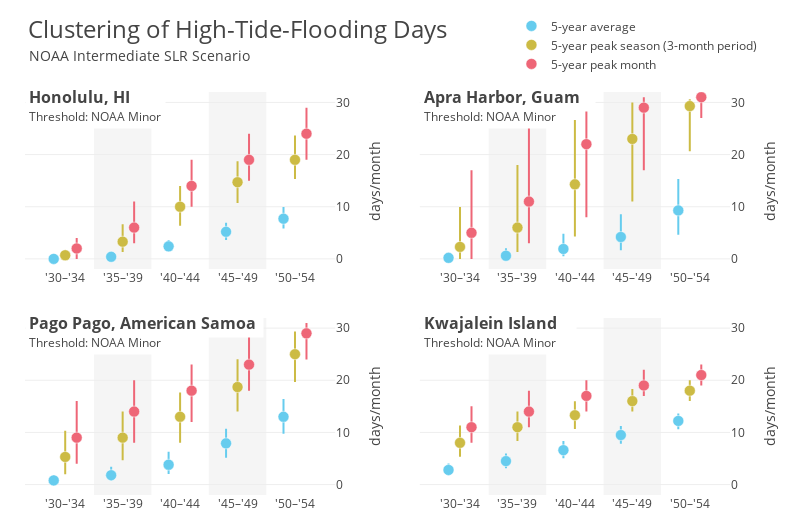

Notebook cell for this chart:
### Markdown cell above
### Figures 4–6: Clustering of HTF days

The purpose of these figures is to:

1. Demonstrate the impact of clustering on the temporal density of HTF days. 

2. Discuss how clustering affects planning for the impacts of sea level rise.

Figure 4 shows the average number of HTF days per month in five-year periods for the same four US stations utilized above, again assuming the NOAA Intermediate SLR scenario. Using the ensemble of projections, we can also estimate the counts of HTF days during the most extreme season (i.e., consecutive three-month period) and most extreme individual month over each five-year span. The 50th percentile and 10th-90th percentile range are shown for each quantity. 

Focusing on the 2040–2044 pentad in Honolulu, the five-year period is projected to experience almost 150 Minor HTF days, corresponding to about 2.5 Minor HTF days per month on average. This frequency of flooding is not negligible, but it is also not likely to inspire significant investment in mitigation and adaptation. However, the 10th–90th percentile range for Minor HTF days during the most extreme season and month during this five-year span is 6–14 and 10–19 HTF days per month, respectively. Thus, the temporal density of HTF days during extreme seasons and months will be substantially greater than the average density during that period. Just as engineers and coastal planners are accustomed to planning for rare yet inevitable extreme events, adaptation and mitigation strategies should also include the inevitability of seasons or months with extreme *numbers* of HTF days.

### Code cell
fig = pentad_figures(analysis, subset, [2030, 2050])
fig.write_image(maf + "pentads_int.pdf", scale=2)

### Figure 1 — Plotly figure (JSON) as saved in the notebook; plotly's stock layout.template omitted (floating-point values rounded to 4 significant figures)
{"data": [{"error_y": {"array": [0.1, 0.4, 1.233, 1.733, 2.233], "arrayminus": [0.05, 0.25, 0.9333, 1.6, 1.883], "color": "#66ccee", "thickness": 2, "width": 0}, "hovertemplate": "%{y:.0f}", "marker": {"color": "#66ccee", "line": {"color": "white", "width": 0.5}, "size": 11}, "mode": "markers", "name": "5-year average", "showlegend": true, "type": "scatter", "x": [2032.0, 2036.0, 2042.0, 2046.0, 2052.0], "xaxis": "x", "y": [0, 0.4, 2.4, 5.2, 7.7], "yaxis": "y"}, {"error_y": {"array": [1, 3.333, 4, 4.0, 4.667], "arrayminus": [0.6667, 2, 3.667, 4, 3.667], "color": "#ccbb44", "thickness": 2, "width": 0}, "hovertemplate": "%{y:.0f}", "marker": {"color": "#ccbb44", "line": {"color": "white", "width": 0.5}, "size": 11}, "mode": "markers", "name": "5-year peak season (3-month period)", "showlegend": true, "type": "scatter", "x": [2032.0, 2038.0, 2042.0, 2048.0, 2052.0], "xaxis": "x", "y": [0.7, 3.3, 10, 14.7, 19], "yaxis": "y"}, {"error_y": {"array": [2, 5, 5, 5, 5], "arrayminus": [2, 3, 4, 4, 5], "color": "#ee6677", "thickness": 2, "width": 0}, "hovertemplate": "%{y:.0f}", "marker": {"color": "#ee6677", "line": {"color": "white", "width": 0.5}, "size": 11}, "mode": "markers", "name": "5-year peak month", "showlegend": true, "type": "scatter", "x": [2034.0, 2038.0, 2044.0, 2048.0, 2054.0], "xaxis": "x", "y": [2, 6, 14, 19, 24], "yaxis": "y"}, {"error_y": {"array": [0.7167, 1.45, 2.933, 4.35, 6.033], "arrayminus": [0.2, 0.5, 1.417, 2.55, 4.65], "color": "#66ccee", "thickness": 2, "width": 0}, "hovertemplate": "%{y:.0f}", "marker": {"color": "#66ccee", "line": {"color": "white", "width": 0.5}, "size": 11}, "mode": "markers", "name": "5-year average", "showlegend": false, "type": "scatter", "x": [2032.0, 2036.0, 2042.0, 2046.0, 2052.0], "xaxis": "x2", "y": [0.2, 0.6, 1.9, 4.2, 9.3], "yaxis": "y2"}, {"error_y": {"array": [7.667, 12, 12.33, 7, 1.333], "arrayminus": [2.333, 4.667, 10, 12, 8.667], "color": "#ccbb44", "thickness": 2, "width": 0}, "hovertemplate": "%{y:.0f}", "marker": {"color": "#ccbb44", "line": {"color": "white", "width": 0.5}, "size": 11}, "mode": "markers", "name": "5-year peak season (3-month period)", "showlegend": false, "type": "scatter", "x": [2032.0, 2038.0, 2042.0, 2048.0, 2052.0], "xaxis": "x2", "y": [2.3, 6, 14.3, 23, 29.3], "yaxis": "y2"}, {"error_y": {"array": [12, 15, 9, 2, 0], "arrayminus": [5, 8, 14, 12, 4], "color": "#ee6677", "thickness": 2, "width": 0}, "hovertemplate": "%{y:.0f}", "marker": {"color": "#ee6677", "line": {"color": "white", "width": 0.5}, "size": 11}, "mode": "markers", "name": "5-year peak month", "showlegend": false, "type": "scatter", "x": [2034.0, 2038.0, 2044.0, 2048.0, 2054.0], "xaxis": "x2", "y": [5, 11, 22, 29, 31], "yaxis": "y2"}, {"error_y": {"array": [1.05, 1.617, 2.5, 2.8, 3.4], "arrayminus": [0.5333, 1.067, 1.783, 2.768, 3.233], "color": "#66ccee", "thickness": 2, "width": 0}, "hovertemplate": "%{y:.0f}", "marker": {"color": "#66ccee", "line": {"color": "white", "width": 0.5}, "size": 11}, "mode": "markers", "name": "5-year average", "showlegend": false, "type": "scatter", "x": [2032.0, 2036.0, 2042.0, 2046.0, 2052.0], "xaxis": "x3", "y": [0.8, 1.8, 3.8, 7.9, 13], "yaxis": "y3"}, {"error_y": {"array": [5.0, 5, 4.667, 5.333, 4.333], "arrayminus": [3.333, 4.333, 5, 4.667, 5.333], "color": "#ccbb44", "thickness": 2, "width": 0}, "hovertemplate": "%{y:.0f}", "marker": {"color": "#ccbb44", "line": {"color": "white", "width": 0.5}, "size": 11}, "mode": "markers", "name": "5-year peak season (3-month period)", "showlegend": false, "type": "scatter", "x": [2032.0, 2038.0, 2042.0, 2048.0, 2052.0], "xaxis": "x3", "y": [5.3, 9, 13, 18.7, 25], "yaxis": "y3"}, {"error_y": {"array": [7, 6, 5, 6, 2], "arrayminus": [5, 6, 6, 5, 5], "color": "#ee6677", "thickness": 2, "width": 0}, "hovertemplate": "%{y:.0f}", "marker": {"color": "#ee6677", "line": {"color": "white", "width": 0.5}, "size": 11}, "mode": "markers", "name": "5-year peak month", "showlegend": false, "type": "scatter", "x": [2034.0, 2038.0, 2044.0, 2048.0, 2054.0], "xaxis": "x3", "y": [9, 14, 18, 23, 29], "yaxis": "y3"}, {"error_y": {"array": [1.233, 1.467, 1.75, 1.742, 1.433], "arrayminus": [1.0, 1.367, 1.533, 1.692, 1.6], "color": "#66ccee", "thickness": 2, "width": 0}, "hovertemplate": "%{y:.0f}", "marker": {"color": "#66ccee", "line": {"color": "white", "width": 0.5}, "size": 11}, "mode": "markers", "name": "5-year average", "showlegend": false, "type": "scatter", "x": [2032.0, 2036.0, 2042.0, 2046.0, 2052.0], "xaxis": "x4", "y": [2.8, 4.5, 6.6, 9.5, 12.2], "yaxis": "y4"}, {"error_y": {"array": [3.333, 3, 2.667, 2.333, 2], "arrayminus": [2.667, 2.667, 2.667, 2, 2], "color": "#ccbb44", "thickness": 2, "width": 0}, "hovertemplate": "%{y:.0f}", "marker": {"color": "#ccbb44", "line": {"color": "white", "width": 0.5}, "size": 11}, "mode": "markers", "name": "5-year peak season (3-month period)", "showlegend": false, "type": "scatter", "x": [2032.0, 2038.0, 2042.0, 2048.0, 2052.0], "xaxis": "x4", "y": [8, 11, 13.3, 16, 18], "yaxis": "y4"}, {"error_y": {"array": [4, 4, 3, 3, 2], "arrayminus": [3, 3, 3, 2, 2], "color": "#ee6677", "thickness": 2, "width": 0}, "hovertemplate": "%{y:.0f}", "marker": {"color": "#ee6677", "line": {"color": "white", "width": 0.5}, "size": 11}, "mode": "markers", "name": "5-year peak month", "showlegend": false, "type": "scatter", "x": [2034.0, 2038.0, 2044.0, 2048.0, 2054.0], "xaxis": "x4", "y": [11, 14, 17, 19, 21], "yaxis": "y4"}], "layout": {"annotations": [{"bgcolor": "white", "borderpad": 3, "showarrow": false, "text": "Threshold: NOAA Minor ", "x": 2029, "xanchor": "left", "xref": "x", "y": 0.97, "yanchor": "top", "yref": "paper"}, {"bgcolor": "white", "borderpad": 3, "font": {"size": 16}, "showarrow": false, "text": "<b>Honolulu, HI<b>        ", "x": 2029, "xanchor": "left", "xref": "x", "y": 1.025, "yanchor": "top", "yref": "paper"}, {"borderpad": 3, "font": {"size": 14}, "showarrow": false, "text": "NOAA Intermediate SLR Scenario", "x": 2029, "xanchor": "left", "xref": "x", "y": 1.123, "yanchor": "top", "yref": "paper"}, {"bgcolor": "white", "borderpad": 3, "showarrow": false, "text": "Threshold: NOAA Minor ", "x": 2029, "xanchor": "left", "xref": "x2", "y": 0.97, "yanchor": "top", "yref": "paper"}, {"bgcolor": "white", "borderpad": 3, "font": {"size": 16}, "showarrow": false, "text": "<b>Apra Harbor, Guam<b>   ", "x": 2029, "xanchor": "left", "xref": "x2", "y": 1.025, "yanchor": "top", "yref": "paper"}, {"bgcolor": "white", "borderpad": 3, "showarrow": false, "text": "Threshold: NOAA Minor ", "x": 2029, "xanchor": "left", "xref": "x", "y": 0.41, "yanchor": "top", "yref": "paper"}, {"bgcolor": "white", "borderpad": 3, "font": {"size": 16}, "showarrow": false, "text": "<b>Pago Pago, American Samoa <b>", "x": 2029, "xanchor": "left", "xref": "x", "y": 0.465, "yanchor": "top", "yref": "paper"}, {"bgcolor": "white", "borderpad": 3, "showarrow": false, "text": "Threshold: NOAA Minor ", "x": 2029, "xanchor": "left", "xref": "x2", "y": 0.41, "yanchor": "top", "yref": "paper"}, {"bgcolor": "white", "borderpad": 3, "font": {"size": 16}, "showarrow": false, "text": "<b>Kwajalein Island<b>    ", "x": 2029, "xanchor": "left", "xref": "x2", "y": 0.465, "yanchor": "top", "yref": "paper"}], "height": 525, "hovermode": "closest", "legend": {"itemclick": false, "itemdoubleclick": false, "orientation": "v", "x": 0.69, "y": 1.2}, "margin": {"b": 30, "l": 25, "pad": 0, "r": 70, "t": 70}, "shapes": [{"fillcolor": "#f5f5f5", "layer": "below", "line": {"color": "black", "width": 0}, "type": "rect", "x0": 2035, "x1": 2040, "xref": "x", "y0": -2, "y1": 32, "yref": "y"}, {"fillcolor": "#f5f5f5", "layer": "below", "line": {"color": "black", "width": 0}, "type": "rect", "x0": 2045, "x1": 2050, "xref": "x", "y0": -2, "y1": 32, "yref": "y"}, {"fillcolor": "#f5f5f5", "layer": "below", "line": {"color": "black", "width": 0}, "type": "rect", "x0": 2035, "x1": 2040, "xref": "x2", "y0": -2, "y1": 32, "yref": "y2"}, {"fillcolor": "#f5f5f5", "layer": "below", "line": {"color": "black", "width": 0}, "type": "rect", "x0": 2045, "x1": 2050, "xref": "x2", "y0": -2, "y1": 32, "yref": "y2"}, {"fillcolor": "#f5f5f5", "layer": "below", "line": {"color": "black", "width": 0}, "type": "rect", "x0": 2035, "x1": 2040, "xref": "x3", "y0": -2, "y1": 32, "yref": "y3"}, {"fillcolor": "#f5f5f5", "layer": "below", "line": {"color": "black", "width": 0}, "type": "rect", "x0": 2045, "x1": 2050, "xref": "x3", "y0": -2, "y1": 32, "yref": "y3"}, {"fillcolor": "#f5f5f5", "layer": "below", "line": {"color": "black", "width": 0}, "type": "rect", "x0": 2035, "x1": 2040, "xref": "x4", "y0": -2, "y1": 32, "yref": "y4"}, {"fillcolor": "#f5f5f5", "layer": "below", "line": {"color": "black", "width": 0}, "type": "rect", "x0": 2045, "x1": 2050, "xref": "x4", "y0": -2, "y1": 32, "yref": "y4"}], "title": {"font": {"size": 24}, "text": "Clustering of High-Tide-Flooding Days", "x": 0.035, "y": 0.96}, "width": 800, "xaxis": {"anchor": "y", "domain": [0, 0.44], "range": [2029, 2056], "showgrid": false, "ticktext": ["'30–'34", "'35–'39", "'40–'44", "'45–'49", "'50–'54"], "tickvals": [2032.0, 2038.0, 2042.0, 2048.0, 2052.0]}, "xaxis2": {"anchor": "y2", "domain": [0.56, 1], "range": [2029, 2056], "showgrid": false, "ticktext": ["'30–'34", "'35–'39", "'40–'44", "'45–'49", "'50–'54"], "tickvals": [2032.0, 2038.0, 2042.0, 2048.0, 2052.0]}, "xaxis3": {"anchor": "y3", "domain": [0, 0.44], "range": [2029, 2056], "showgrid": false, "ticktext": ["'30–'34", "'35–'39", "'40–'44", "'45–'49", "'50–'54"], "tickvals": [2032.0, 2038.0, 2042.0, 2048.0, 2052.0]}, "xaxis4": {"anchor": "y4", "domain": [0.56, 1], "range": [2029, 2056], "showgrid": false, "ticktext": ["'30–'34", "'35–'39", "'40–'44", "'45–'49", "'50–'54"], "tickvals": [2032.0, 2038.0, 2042.0, 2048.0, 2052.0]}, "yaxis": {"anchor": "x", "domain": [0.56, 1], "layer": "below traces", "range": [-2, 32], "side": "right", "title": {"text": "days/month"}, "zeroline": false}, "yaxis2": {"anchor": "x2", "domain": [0.56, 1], "layer": "below traces", "range": [-2, 32], "side": "right", "title": {"text": "days/month"}, "zeroline": false}, "yaxis3": {"anchor": "x3", "domain": [0, 0.44], "layer": "below traces", "range": [-2, 32], "side": "right", "title": {"text": "days/month"}, "zeroline": false}, "yaxis4": {"anchor": "x4", "domain": [0, 0.44], "layer": "below traces", "range": [-2, 32], "side": "right", "title": {"text": "days/month"}, "zeroline": false}}}
